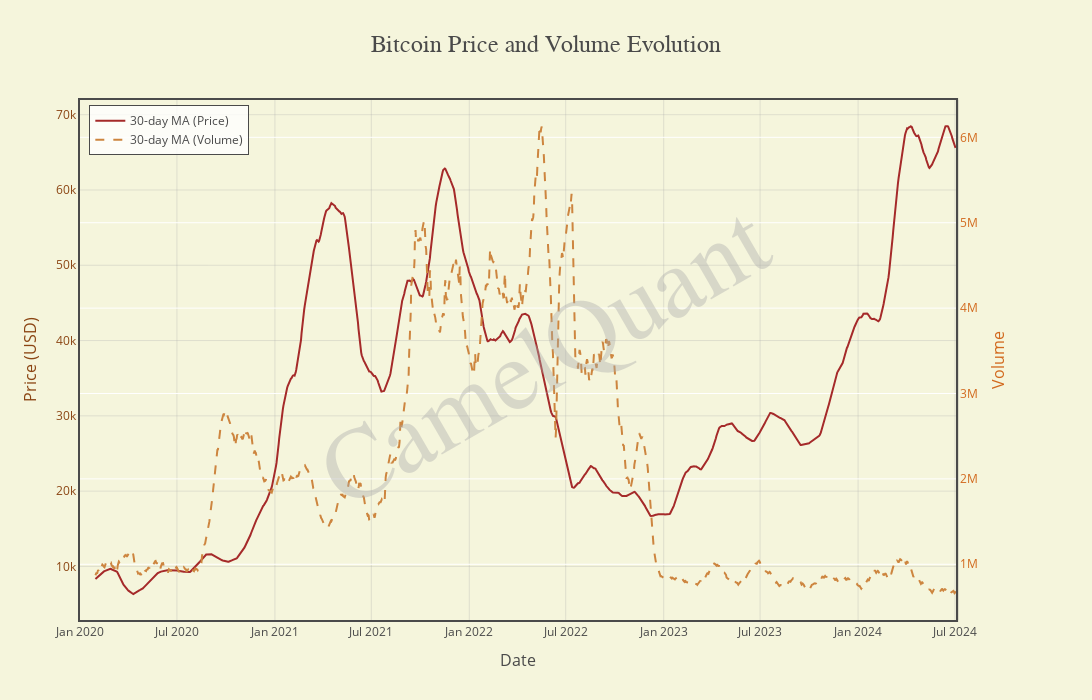

Notebook code cell kept with this figure:
### Code cell
results.date = pd.to_datetime(results.date)
Volume.date = pd.to_datetime(Volume.date)

btc_data = pd.merge(results, Volume, on='date', how='left')

from plotly.subplots import make_subplots

# Assuming btc_data is your existing dataframe
# Add 30-day moving averages for price and volume
btc_data['price_ma30'] = btc_data['close'].rolling(window=30).mean()
btc_data['volume_ma30'] = btc_data['bitcoin_volume'].rolling(window=30).mean()

# Create a figure with secondary y-axis
fig = make_subplots(specs=[[{"secondary_y": True}]])

# Color scheme
colors = {
    'background': '#F5F5DC',  # Beige
    'price': '#8B4513',       # Saddle Brown
    'volume': '#D2691E',      # Chocolate
    'ma_price': '#A52A2A',    # Brown
    'ma_volume': '#CD853F'    # Peru
}

# Add traces
#fig.add_trace(go.Scatter(x=btc_data.date, y=btc_data.close, mode='lines', name='Close Price',
                         #line=dict(color=colors['price'], width=1.5)), secondary_y=False)
fig.add_trace(go.Scatter(x=btc_data.date, y=btc_data.price_ma30, mode='lines', name='30-day MA (Price)',
                         line=dict(color=colors['ma_price'], width=2)), secondary_y=False)
#fig.add_trace(go.Scatter(x=btc_data.date, y=btc_data.bitcoin_volume, mode='lines', name='Bitcoin Volume',
                         #line=dict(color=colors['volume'], width=1.5)), secondary_y=True)
fig.add_trace(go.Scatter(x=btc_data.date, y=btc_data.volume_ma30, mode='lines', name='30-day MA (Volume)',
                         line=dict(color=colors['ma_volume'], width=2, dash='dash')), secondary_y=True)

# Customize the layout
fig.update_layout(
    title={
        'text': 'Bitcoin Price and Volume Evolution',
        'font': {'size': 24, 'color': '#4A4A4A', 'family': 'Garamond'},
        'x': 0.5,
        'y': 0.95
    },
    plot_bgcolor=colors['background'],
    paper_bgcolor=colors['background'],
    xaxis=dict(
        title='Date',
        titlefont=dict(size=16, color='#4A4A4A'),
        showgrid=True,
        gridcolor='rgba(169,169,169,0.3)',
        tickfont=dict(size=12, color='#4A4A4A')
    ),
    yaxis=dict(
        title='Price (USD)',
        titlefont=dict(size=16, color=colors['price']),
        tickfont=dict(size=12, color=colors['price']),
        showgrid=True,
        gridcolor='rgba(169,169,169,0.3)',
    ),
    yaxis2=dict(
        title='Volume',
        titlefont=dict(size=16, color=colors['volume']),
        tickfont=dict(size=12, color=colors['volume']),
        overlaying='y',
        side='right'
    ),
    legend=dict(
        x=0.01,
        y=0.99,
        bgcolor='rgba(255,255,255,0.8)',
        bordercolor='#4A4A4A',
        borderwidth=1,
        font=dict(size=12, color='#4A4A4A')
    ),
    width=2000,
    height=700,
    margin=dict(l=80, r=80, t=100, b=80),
)

# Add a watermark
fig.add_annotation(
    text="CamelQuant",
    x=0.5,
    y=0.5,
    xref="paper",
    yref="paper",
    showarrow=False,
    font=dict(size=100, color="rgba(169,169,169,0.4)", family="Brush Script MT"),
    textangle=-30
)

# Update axes
fig.update_xaxes(showline=True, linewidth=2, linecolor='#4A4A4A', mirror=True)
fig.update_yaxes(showline=True, linewidth=2, linecolor='#4A4A4A', mirror=True)

# Show the plot
fig.show()

### Figure 1 — Plotly figure (JSON) as saved in the notebook; plotly's stock layout.template omitted (floating-point values rounded to 4 significant figures; data arrays with more than 128 entries replaced by an {"elided": "..."} marker saying what was removed)
{"data": [{"line": {"color": "#A52A2A", "width": 2}, "mode": "lines", "name": "30-day MA (Price)", "type": "scatter", "x": {"elided": "1646 str values"}, "xaxis": "x", "y": {"elided": "1646 float values"}, "yaxis": "y"}, {"line": {"color": "#CD853F", "dash": "dash", "width": 2}, "mode": "lines", "name": "30-day MA (Volume)", "type": "scatter", "x": {"elided": "1646 str values"}, "xaxis": "x", "y": {"elided": "1646 float values"}, "yaxis": "y2"}], "layout": {"annotations": [{"font": {"color": "rgba(169,169,169,0.4)", "family": "Brush Script MT", "size": 100}, "showarrow": false, "text": "CamelQuant", "textangle": -30, "x": 0.5, "xref": "paper", "y": 0.5, "yref": "paper"}], "height": 700, "legend": {"bgcolor": "rgba(255,255,255,0.8)", "bordercolor": "#4A4A4A", "borderwidth": 1, "font": {"color": "#4A4A4A", "size": 12}, "x": 0.01, "y": 0.99}, "margin": {"b": 80, "l": 80, "r": 80, "t": 100}, "paper_bgcolor": "#F5F5DC", "plot_bgcolor": "#F5F5DC", "title": {"font": {"color": "#4A4A4A", "family": "Garamond", "size": 24}, "text": "Bitcoin Price and Volume Evolution", "x": 0.5, "y": 0.95}, "width": 2000, "xaxis": {"anchor": "y", "domain": [0, 0.94], "gridcolor": "rgba(169,169,169,0.3)", "linecolor": "#4A4A4A", "linewidth": 2, "mirror": true, "showgrid": true, "showline": true, "tickfont": {"color": "#4A4A4A", "size": 12}, "title": {"font": {"color": "#4A4A4A", "size": 16}, "text": "Date"}}, "yaxis": {"anchor": "x", "domain": [0, 1], "gridcolor": "rgba(169,169,169,0.3)", "linecolor": "#4A4A4A", "linewidth": 2, "mirror": true, "showgrid": true, "showline": true, "tickfont": {"color": "#8B4513", "size": 12}, "title": {"font": {"color": "#8B4513", "size": 16}, "text": "Price (USD)"}}, "yaxis2": {"anchor": "x", "linecolor": "#4A4A4A", "linewidth": 2, "mirror": true, "overlaying": "y", "showline": true, "side": "right", "tickfont": {"color": "#D2691E", "size": 12}, "title": {"font": {"color": "#D2691E", "size": 16}, "text": "Volume"}}}}
